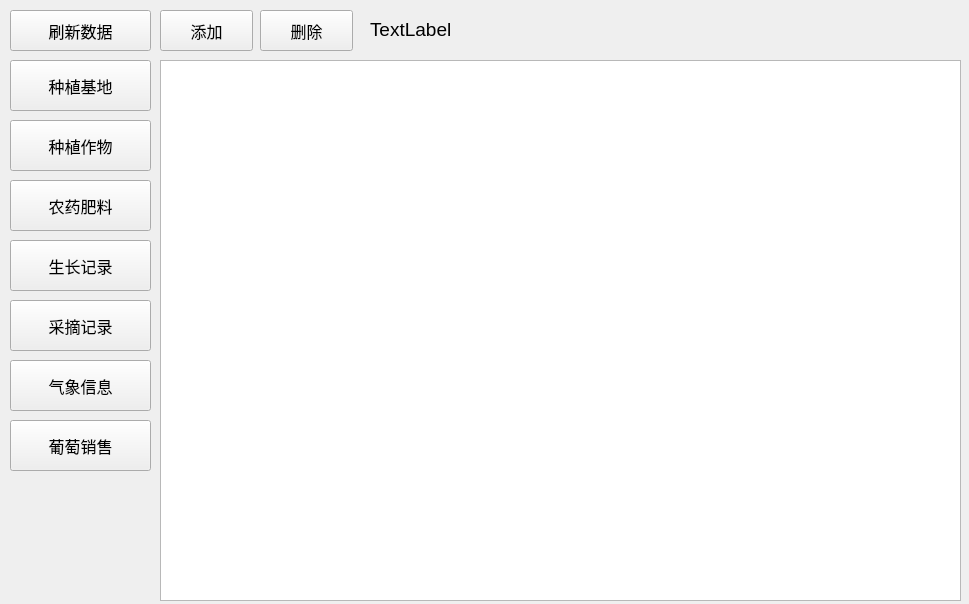
<?xml version="1.0" encoding="UTF-8"?>
<ui version="4.0">
 <class>plantinformationwight</class>
 <widget class="QWidget" name="plantinformationwight">
  <property name="geometry">
   <rect>
    <x>0</x>
    <y>0</y>
    <width>969</width>
    <height>604</height>
   </rect>
  </property>
  <property name="font">
   <font>
    <pointsize>12</pointsize>
   </font>
  </property>
  <property name="windowTitle">
   <string>系统种植信息管理</string>
  </property>
  <property name="windowIcon">
   <iconset resource="resource.qrc">
    <normaloff>:/image/Lemon.png</normaloff>:/image/Lemon.png</iconset>
  </property>
  <widget class="QPushButton" name="pushButton">
   <property name="geometry">
    <rect>
     <x>10</x>
     <y>60</y>
     <width>141</width>
     <height>51</height>
    </rect>
   </property>
   <property name="text">
    <string>种植基地</string>
   </property>
  </widget>
  <widget class="QPushButton" name="pushButton_2">
   <property name="geometry">
    <rect>
     <x>10</x>
     <y>120</y>
     <width>141</width>
     <height>51</height>
    </rect>
   </property>
   <property name="text">
    <string>种植作物</string>
   </property>
  </widget>
  <widget class="QPushButton" name="pushButton_3">
   <property name="geometry">
    <rect>
     <x>10</x>
     <y>180</y>
     <width>141</width>
     <height>51</height>
    </rect>
   </property>
   <property name="text">
    <string>农药肥料</string>
   </property>
  </widget>
  <widget class="QPushButton" name="pushButton_4">
   <property name="geometry">
    <rect>
     <x>10</x>
     <y>240</y>
     <width>141</width>
     <height>51</height>
    </rect>
   </property>
   <property name="text">
    <string>生长记录</string>
   </property>
  </widget>
  <widget class="QPushButton" name="pushButton_5">
   <property name="geometry">
    <rect>
     <x>10</x>
     <y>420</y>
     <width>141</width>
     <height>51</height>
    </rect>
   </property>
   <property name="text">
    <string>葡萄销售</string>
   </property>
  </widget>
  <widget class="QPushButton" name="pushButton_7">
   <property name="geometry">
    <rect>
     <x>10</x>
     <y>300</y>
     <width>141</width>
     <height>51</height>
    </rect>
   </property>
   <property name="text">
    <string>采摘记录</string>
   </property>
  </widget>
  <widget class="QPushButton" name="pushButton_8">
   <property name="geometry">
    <rect>
     <x>10</x>
     <y>360</y>
     <width>141</width>
     <height>51</height>
    </rect>
   </property>
   <property name="text">
    <string>气象信息</string>
   </property>
  </widget>
  <widget class="QTableWidget" name="tableWidget">
   <property name="geometry">
    <rect>
     <x>160</x>
     <y>60</y>
     <width>801</width>
     <height>541</height>
    </rect>
   </property>
  </widget>
  <widget class="QPushButton" name="pushButton_10">
   <property name="geometry">
    <rect>
     <x>260</x>
     <y>10</y>
     <width>93</width>
     <height>41</height>
    </rect>
   </property>
   <property name="text">
    <string>删除</string>
   </property>
  </widget>
  <widget class="QPushButton" name="pushButton_11">
   <property name="geometry">
    <rect>
     <x>10</x>
     <y>10</y>
     <width>141</width>
     <height>41</height>
    </rect>
   </property>
   <property name="text">
    <string>刷新数据</string>
   </property>
  </widget>
  <widget class="QLabel" name="label">
   <property name="geometry">
    <rect>
     <x>370</x>
     <y>14</y>
     <width>581</width>
     <height>31</height>
    </rect>
   </property>
   <property name="font">
    <font>
     <pointsize>14</pointsize>
    </font>
   </property>
   <property name="text">
    <string>TextLabel</string>
   </property>
  </widget>
  <widget class="QPushButton" name="pushButton_6">
   <property name="geometry">
    <rect>
     <x>160</x>
     <y>10</y>
     <width>93</width>
     <height>41</height>
    </rect>
   </property>
   <property name="text">
    <string>添加</string>
   </property>
  </widget>
 </widget>
 <resources>
  <include location="resource.qrc"/>
 </resources>
 <connections/>
</ui>
